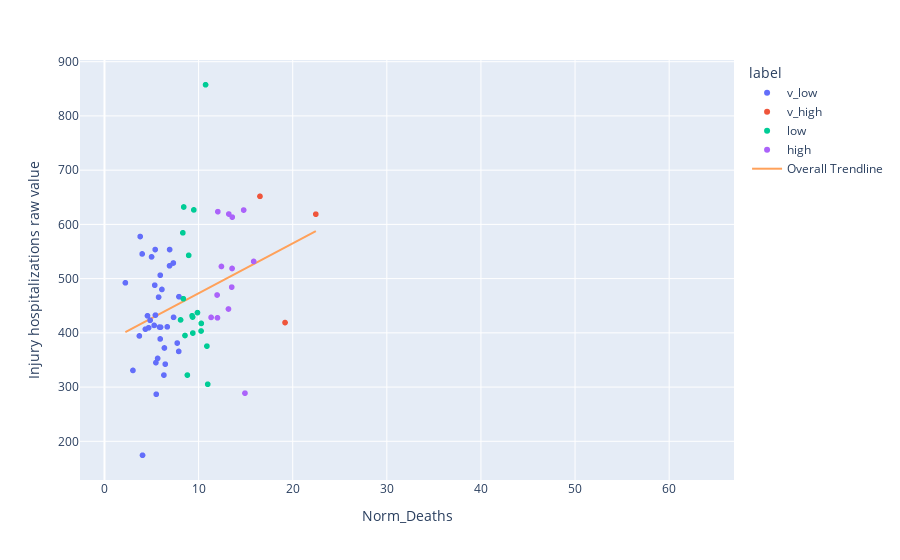

The notebook cell saved with this chart:
### Code cell
px.scatter(super_df, x="Norm_Deaths", y='Injury hospitalizations raw value', trendline="ols",color='label',trendline_scope="overall")

### Figure 1 — Plotly figure (JSON) as saved in the notebook; plotly's stock layout.template omitted (floating-point values rounded to 4 significant figures; data arrays with more than 128 entries replaced by an {"elided": "..."} marker saying what was removed)
{"data": [{"hovertemplate": "label=v_low<br>Norm_Deaths=%{x}<br>Injury hospitalizations raw value=%{y}<extra></extra>", "legendgroup": "v_low", "marker": {"color": "#636efa", "symbol": "circle"}, "mode": "markers", "name": "v_low", "showlegend": true, "type": "scattergl", "x": {"elided": "735 float values"}, "xaxis": "x", "y": {"elided": "735 float values"}, "yaxis": "y"}, {"hovertemplate": "label=v_high<br>Norm_Deaths=%{x}<br>Injury hospitalizations raw value=%{y}<extra></extra>", "legendgroup": "v_high", "marker": {"color": "#EF553B", "symbol": "circle"}, "mode": "markers", "name": "v_high", "showlegend": true, "type": "scattergl", "x": {"elided": "572 float values"}, "xaxis": "x", "y": {"elided": "572 float values"}, "yaxis": "y"}, {"hovertemplate": "label=low<br>Norm_Deaths=%{x}<br>Injury hospitalizations raw value=%{y}<extra></extra>", "legendgroup": "low", "marker": {"color": "#00cc96", "symbol": "circle"}, "mode": "markers", "name": "low", "showlegend": true, "type": "scattergl", "x": {"elided": "557 float values"}, "xaxis": "x", "y": {"elided": "557 float values"}, "yaxis": "y"}, {"hovertemplate": "label=high<br>Norm_Deaths=%{x}<br>Injury hospitalizations raw value=%{y}<extra></extra>", "legendgroup": "high", "marker": {"color": "#ab63fa", "symbol": "circle"}, "mode": "markers", "name": "high", "showlegend": true, "type": "scattergl", "x": {"elided": "663 float values"}, "xaxis": "x", "y": {"elided": "663 float values"}, "yaxis": "y"}, {"hovertemplate": "<b>OLS trendline</b><br>Injury hospitalizations raw value = 9.20926 * Norm_Deaths + 380.767<br>R<sup>2</sup>=0.112506<br><br>Norm_Deaths=%{x}<br>Injury hospitalizations raw value=%{y} <b>(trend)</b><extra></extra>", "legendgroup": "Overall Trendline", "line": {"color": "#FFA15A"}, "mode": "lines", "name": "Overall Trendline", "showlegend": true, "type": "scatter", "x": [2.218, 3.023, 3.707, 3.792, 4.003, 4.041, 4.349, 4.569, 4.685, 4.85, 5.002, 5.277, 5.342, 5.387, 5.412, 5.463, 5.499, 5.645, 5.75, 5.85, 5.918, 5.925, 5.959, 6.1, 6.315, 6.368, 6.457, 6.67, 6.912, 6.922, 7.316, 7.34, 7.726, 7.888, 7.911, 8.083, 8.325, 8.378, 8.42, 8.556, 8.806, 8.947, 9.307, 9.362, 9.388, 9.492, 9.88, 10.26, 10.29, 10.74, 10.88, 10.97, 11.33, 11.97, 12.01, 12.05, 12.43, 13.17, 13.21, 13.52, 13.55, 13.58, 14.79, 14.93, 15.85, 16.52, 19.18, 22.45], "xaxis": "x", "y": [401.2, 408.6, 414.9, 415.7, 417.6, 418.0, 420.8, 422.8, 423.9, 425.4, 426.8, 429.4, 430.0, 430.4, 430.6, 431.1, 431.4, 432.8, 433.7, 434.6, 435.3, 435.3, 435.6, 436.9, 438.9, 439.4, 440.2, 442.2, 444.4, 444.5, 448.1, 448.4, 451.9, 453.4, 453.6, 455.2, 457.4, 457.9, 458.3, 459.6, 461.9, 463.2, 466.5, 467.0, 467.2, 468.2, 471.8, 475.3, 475.5, 479.7, 481.0, 481.8, 485.1, 491.0, 491.3, 491.7, 495.2, 502.1, 502.4, 505.3, 505.6, 505.8, 516.9, 518.2, 526.7, 532.9, 557.4, 587.6], "yaxis": "y"}], "layout": {"legend": {"title": {"text": "label"}, "tracegroupgap": 0}, "margin": {"t": 60}, "xaxis": {"anchor": "y", "domain": [0, 1], "title": {"text": "Norm_Deaths"}}, "yaxis": {"anchor": "x", "domain": [0, 1], "title": {"text": "Injury hospitalizations raw value"}}}}
